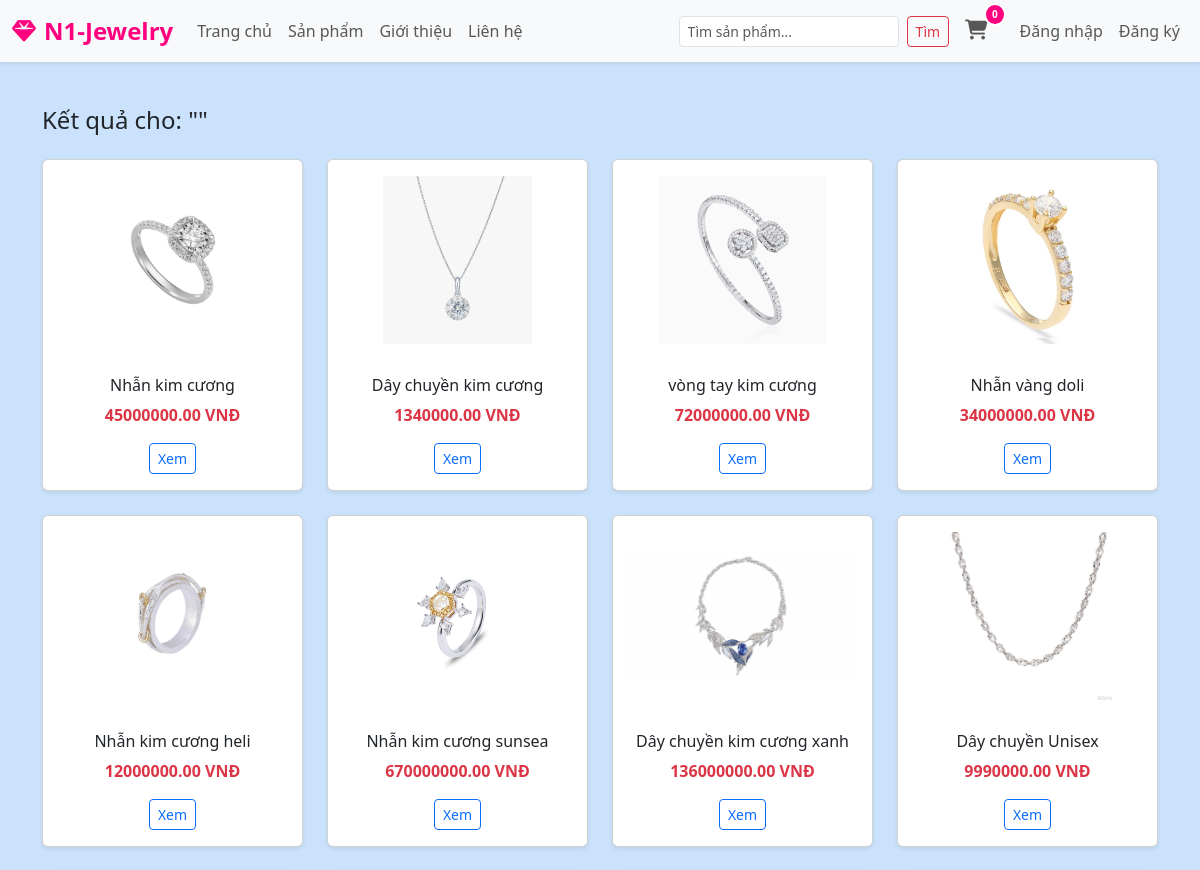
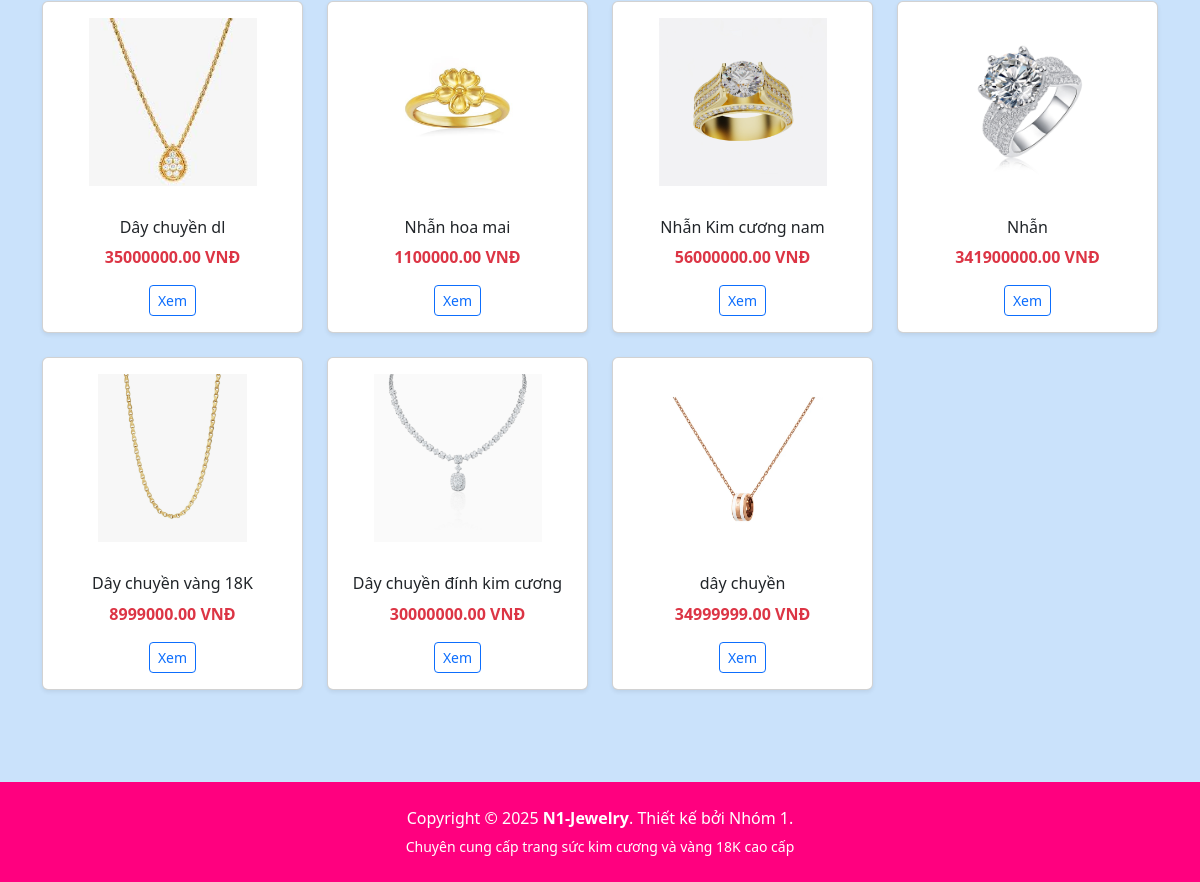
The app's page /search/ with its own data (2 pictures, top to bottom).
### app/models.py (models this page shows, shortened)
class Product(models.Model):
    category = models.ForeignKey(Category, related_name='products', on_delete=models.CASCADE)
    name = models.CharField(max_length=200, db_index=True)
    slug = models.SlugField(max_length=200, db_index=True)
    material = models.CharField(max_length=100, default='Vàng 18K')
    gemstone = models.CharField(max_length=100, blank=True, null=True)
    size_weight = models.CharField(max_length=100, default='1.0 Carat')
    image = models.ImageField(upload_to='products/%Y/%m/%d', blank=True)
    description = models.TextField(blank=True)
    price = models.DecimalField(max_digits=15, decimal_places=2)
    available = models.BooleanField(default=True)
    created = models.DateTimeField(auto_now_add=True)
    updated = models.DateTimeField(auto_now=True)
    class Meta:
        indexes = [Index(fields=['id', 'slug'])]
        verbose_name_plural = 'N1-JEWELRY - Sản phẩm'

### app/views.py (the view)
# urls.py: path('search/', views.search, name='search'),
def search(request):
    query = request.GET.get('search_product', '')
    products = Product.objects.filter(name__icontains=query)
    return render(request, 'app/product/search.html', {'products': products, 'query': query})

### app/context_processors.py (called while the page is built, shortened)
def cart_count(request):
    count = 0
    return {'cart_item_count': count}

### app/templates/app/product/search.html (shortened to what this page needs)
{% extends 'app/base.html' %}
{% block main_container %}
<div class="container mt-4">
    <h4>Kết quả cho: ""</h4>
    <div class="row mt-4">
        {% for product in products %}
        <div class="col-md-3 mb-4">
            <div class="card h-100 shadow-sm text-center">
                <img src="{{ product.image.url }}" class="card-img-top p-3" style="height: 200px; object-fit: contain;">
                <div class="card-body">
                    <h6>{{ product.name }}</h6>
                    <p class="text-danger fw-bold">{{ product.price }} VNĐ</p>
                    <a href="{% url 'app:product_detail' product.id product.slug %}" class="btn btn-sm btn-outline-primary">Xem</a>
                </div>
            </div>
        </div>
        {% empty %}
        <p class="text-center">Không tìm thấy sản phẩm nào.</p>
        {% endfor %}
    </div>
</div>
{% endblock %}

### app/templates/app/base.html (style rules this page uses)
body { background: #cae2fbff; overflow-x: hidden; }

### records on screen
Product: image (picture), name "Nhẫn kim cương", price "45000000.00"
Product: image (picture), name "Dây chuyền kim cương", price "1340000.00"
Product: image (picture), name "vòng tay kim cương", price "72000000.00"
Product: image (picture), name "Nhẫn vàng doli", price "34000000.00"
Product: image (picture), name "Nhẫn kim cương heli", price "12000000.00"
Product: image (picture), name "Nhẫn kim cương sunsea", price "670000000.00"
Product: image (picture), name "Dây chuyền kim cương xanh", price "136000000.00"
Product: image (picture), name "Dây chuyền Unisex", price "9990000.00"
Product: image (picture), name "Dây chuyền dl", price "35000000.00"
Product: image (picture), name "Nhẫn hoa mai", price "1100000.00"
Product: image (picture), name "Nhẫn Kim cương nam", price "56000000.00"
Product: image (picture), name "Nhẫn", price "341900000.00"
Product: image (picture), name "Dây chuyền vàng 18K", price "8999000.00"
Product: image (picture), name "Dây chuyền đính kim cương", price "30000000.00"
Product: image (picture), name "dây chuyền", price "34999999.00"

### other values on screen
{{ cart_item_count }} "0"
